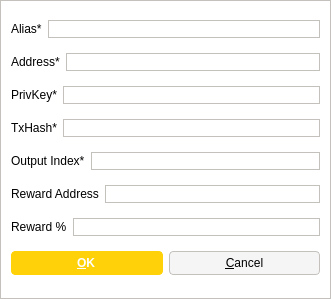
<?xml version="1.0" encoding="UTF-8"?>
<ui version="4.0">
 <class>AddEditAdrenalineNode</class>
 <widget class="QDialog" name="AddEditAdrenalineNode">
  <property name="geometry">
   <rect>
    <x>0</x>
    <y>0</y>
    <width>331</width>
    <height>299</height>
   </rect>
  </property>
  <property name="windowTitle">
   <string>Add/Edit Boxy Node</string>
  </property>
  <property name="styleSheet">
   <string notr="true">background-color: rgb(255, 255, 255);
border: 1px solid #c4c1bd;</string>
  </property>
  <property name="modal">
   <bool>true</bool>
  </property>
  <layout class="QVBoxLayout" name="verticalLayout">
   <item>
    <layout class="QHBoxLayout" name="horizontalLayout_4">
     <property name="bottomMargin">
      <number>0</number>
     </property>
     <item>
      <widget class="QLabel" name="label_4">
       <property name="styleSheet">
        <string notr="true">border: 0;</string>
       </property>
       <property name="text">
        <string>Alias*</string>
       </property>
      </widget>
     </item>
     <item>
      <widget class="QLineEdit" name="aliasLineEdit"/>
     </item>
    </layout>
   </item>
   <item>
    <layout class="QHBoxLayout" name="horizontalLayout_5">
     <property name="bottomMargin">
      <number>0</number>
     </property>
     <item>
      <widget class="QLabel" name="label_6">
       <property name="styleSheet">
        <string notr="true">border: 0;</string>
       </property>
       <property name="text">
        <string>Address*</string>
       </property>
      </widget>
     </item>
     <item>
      <widget class="QLineEdit" name="addressLineEdit"/>
     </item>
    </layout>
   </item>
   <item>
    <layout class="QHBoxLayout" name="horizontalLayout_3">
     <property name="bottomMargin">
      <number>0</number>
     </property>
     <item>
      <widget class="QLabel" name="label_5">
       <property name="styleSheet">
        <string notr="true">border: 0;</string>
       </property>
       <property name="text">
        <string>PrivKey*</string>
       </property>
      </widget>
     </item>
     <item>
      <widget class="QLineEdit" name="privkeyLineEdit"/>
     </item>
    </layout>
   </item>
   <item>
    <layout class="QHBoxLayout" name="horizontalLayout_2">
     <property name="bottomMargin">
      <number>0</number>
     </property>
     <item>
      <widget class="QLabel" name="label_2">
       <property name="styleSheet">
        <string notr="true">border: 0;</string>
       </property>
       <property name="text">
        <string>TxHash*</string>
       </property>
      </widget>
     </item>
     <item>
      <widget class="QLineEdit" name="txhashLineEdit"/>
     </item>
    </layout>
   </item>
   <item>
    <layout class="QHBoxLayout" name="horizontalLayout_8">
     <property name="bottomMargin">
      <number>0</number>
     </property>
     <item>
      <widget class="QLabel" name="label_8">
       <property name="styleSheet">
        <string notr="true">border: 0;</string>
       </property>
       <property name="text">
        <string>Output Index*</string>
       </property>
      </widget>
     </item>
     <item>
      <widget class="QLineEdit" name="outputindexLineEdit"/>
     </item>
    </layout>
   </item>
   <item>
    <layout class="QHBoxLayout" name="horizontalLayout_6">
     <property name="bottomMargin">
      <number>0</number>
     </property>
     <item>
      <widget class="QLabel" name="label_3">
       <property name="styleSheet">
        <string notr="true">border: 0;</string>
       </property>
       <property name="text">
        <string>Reward Address</string>
       </property>
      </widget>
     </item>
     <item>
      <widget class="QLineEdit" name="rewardaddressLineEdit"/>
     </item>
    </layout>
   </item>
   <item>
    <layout class="QHBoxLayout" name="horizontalLayout_7">
     <property name="bottomMargin">
      <number>0</number>
     </property>
     <item>
      <widget class="QLabel" name="label_7">
       <property name="styleSheet">
        <string notr="true">border: 0;</string>
       </property>
       <property name="text">
        <string>Reward %</string>
       </property>
      </widget>
     </item>
     <item>
      <widget class="QLineEdit" name="rewardpercentageLineEdit"/>
     </item>
    </layout>
   </item>
   <item>
    <layout class="QHBoxLayout" name="horizontalLayout_Buttons">
     <item>
      <widget class="QPushButton" name="okButton">
       <property name="styleSheet">
        <string notr="true">background-color: rgb(254, 209, 8);
color: rgb(255, 255, 255);
border-radius: 4px;
border-color:  rgb(254, 209, 8);
font-weight: 600;
padding: 4px;
padding-left: 10px;
padding-right: 12px;
icon-size: 0;</string>
       </property>
       <property name="text">
        <string>&amp;OK</string>
       </property>
      </widget>
     </item>
     <item>
      <widget class="QPushButton" name="cancelButton">
       <property name="styleSheet">
        <string notr="true">background-color: rgb(245, 245, 245);
border-radius: 4px;
border: 1px solid #c4c1bd;
font-weight: 400;
padding: 4px;
padding-left: 10px;
padding-right: 10px;</string>
       </property>
       <property name="text">
        <string>&amp;Cancel</string>
       </property>
       <property name="autoDefault">
        <bool>false</bool>
       </property>
      </widget>
     </item>
    </layout>
   </item>
  </layout>
 </widget>
 <resources/>
 <connections/>
</ui>
